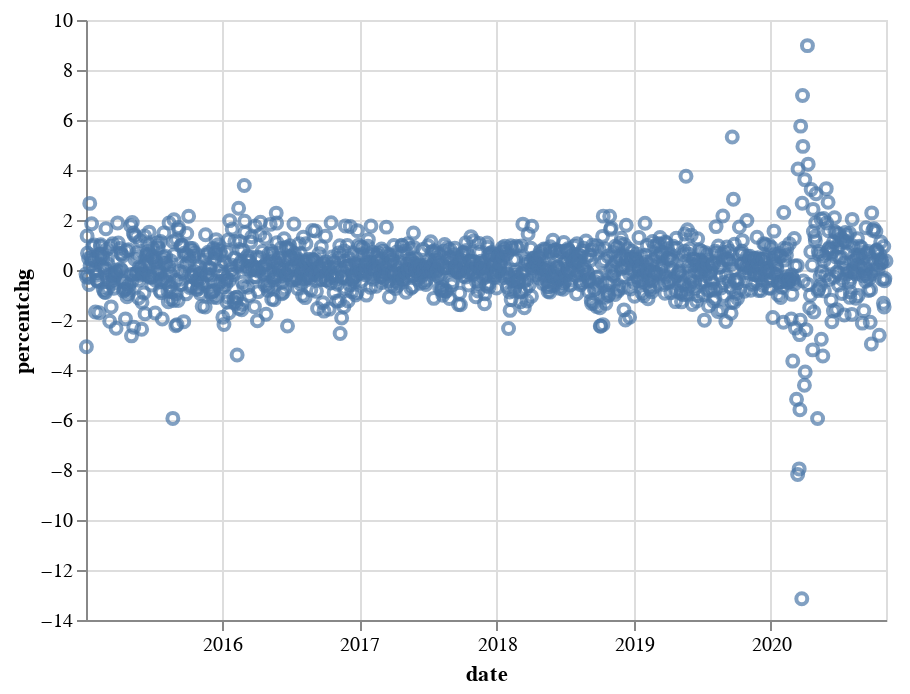

The cell this chart's notebook holds for it:
### Code cell
alt.Chart(altdata_closepercentchg10).mark_point().encode(
    x='date',
    y='percentchg'
)

### Figure 1 — Vega-Lite specification as saved in the notebook (floating-point values rounded to 4 significant figures; data arrays with more than 128 entries replaced by an {"elided": "..."} marker saying what was removed)
{"config": {"view": {"continuousWidth": 400, "continuousHeight": 300}}, "data": {"name": "data-63a4db510c9ad8eb59275b91139c4f8e"}, "mark": "point", "encoding": {"x": {"type": "temporal", "field": "date"}, "y": {"type": "quantitative", "field": "percentchg"}}, "$schema": "https://vega.github.io/schema/vega-lite/v4.8.1.json", "datasets": {"data-63a4db510c9ad8eb59275b91139c4f8e": {"elided": "1433 records"}}}
